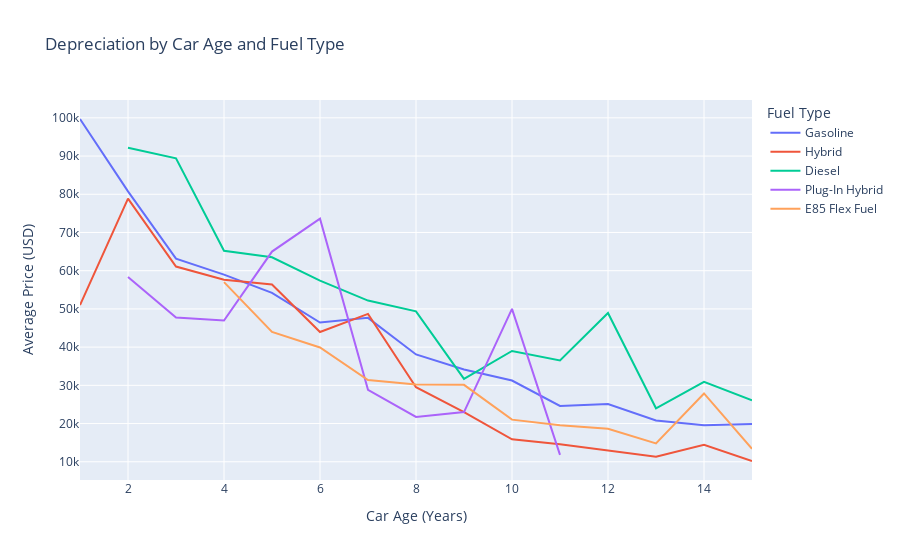

This figure's notebook cell:
### Markdown cell above
### 📊 Depreciation Trends by Fuel Type

### Code cell
# ✅ Map fuel_type numeric codes to actual labels
fuel_map = {
    0: "Diesel",
    1: "E85 Flex Fuel",
    2: "Gasoline",
    3: "Hybrid",
    4: "Plug-In Hybrid"
}

# Create a new column for fuel type labels
df["fuel_type_name"] = df["fuel_type"].map(fuel_map)

# ✅ Group by car age and readable fuel type
depreciation_by_fuel = df.groupby(["car_age", "fuel_type_name"])["price"].mean().reset_index()

# ✅ Plot depreciation trend
fig = px.line(depreciation_by_fuel, x="car_age", y="price", color="fuel_type_name",
              title="Depreciation by Car Age and Fuel Type",
              labels={
                  "car_age": "Car Age (Years)",
                  "price": "Average Price (USD)",
                  "fuel_type_name": "Fuel Type"
              })

fig.update_layout(legend_title="Fuel Type")
fig.show()

### Figure 1 — Plotly figure (JSON) as saved in the notebook; plotly's stock layout.template omitted (floating-point values rounded to 4 significant figures)
{"data": [{"hovertemplate": "Fuel Type=Gasoline<br>Car Age (Years)=%{x}<br>Average Price (USD)=%{y}<extra></extra>", "legendgroup": "Gasoline", "line": {"color": "#636efa", "dash": "solid"}, "marker": {"symbol": "circle"}, "mode": "lines", "name": "Gasoline", "orientation": "v", "showlegend": true, "type": "scatter", "x": [1, 2, 3, 4, 5, 6, 7, 8, 9, 10, 11, 12, 13, 14, 15], "xaxis": "x", "y": [99700.0, 80750.0, 63150.0, 58980.0, 54200.0, 46420.0, 47660.0, 38090.0, 34140.0, 31260.0, 24600.0, 25100.0, 20800.0, 19540.0, 19870.0], "yaxis": "y"}, {"hovertemplate": "Fuel Type=Hybrid<br>Car Age (Years)=%{x}<br>Average Price (USD)=%{y}<extra></extra>", "legendgroup": "Hybrid", "line": {"color": "#EF553B", "dash": "solid"}, "marker": {"symbol": "circle"}, "mode": "lines", "name": "Hybrid", "orientation": "v", "showlegend": true, "type": "scatter", "x": [1, 2, 3, 4, 5, 6, 7, 8, 9, 10, 11, 12, 13, 14, 15], "xaxis": "x", "y": [50999, 78860.0, 61080.0, 57650.0, 56380.0, 43950.0, 48700.0, 29500.0, 23000.0, 15880.0, 14568, 12877, 11318, 14450.0, 10200], "yaxis": "y"}, {"hovertemplate": "Fuel Type=Diesel<br>Car Age (Years)=%{x}<br>Average Price (USD)=%{y}<extra></extra>", "legendgroup": "Diesel", "line": {"color": "#00cc96", "dash": "solid"}, "marker": {"symbol": "circle"}, "mode": "lines", "name": "Diesel", "orientation": "v", "showlegend": true, "type": "scatter", "x": [2, 3, 4, 5, 6, 7, 8, 9, 10, 11, 12, 13, 14, 15], "xaxis": "x", "y": [92160.0, 89410.0, 65200.0, 63500.0, 57410.0, 52180.0, 49370.0, 31670.0, 38990.0, 36500.0, 48950.0, 24000, 30900.0, 26095], "yaxis": "y"}, {"hovertemplate": "Fuel Type=Plug-In Hybrid<br>Car Age (Years)=%{x}<br>Average Price (USD)=%{y}<extra></extra>", "legendgroup": "Plug-In Hybrid", "line": {"color": "#ab63fa", "dash": "solid"}, "marker": {"symbol": "circle"}, "mode": "lines", "name": "Plug-In Hybrid", "orientation": "v", "showlegend": true, "type": "scatter", "x": [2, 3, 4, 5, 6, 7, 8, 9, 10, 11], "xaxis": "x", "y": [58379, 47770.0, 46950, 65000, 73610.0, 28810.0, 21736, 23000, 50000.0, 11800], "yaxis": "y"}, {"hovertemplate": "Fuel Type=E85 Flex Fuel<br>Car Age (Years)=%{x}<br>Average Price (USD)=%{y}<extra></extra>", "legendgroup": "E85 Flex Fuel", "line": {"color": "#FFA15A", "dash": "solid"}, "marker": {"symbol": "circle"}, "mode": "lines", "name": "E85 Flex Fuel", "orientation": "v", "showlegend": true, "type": "scatter", "x": [4, 5, 6, 7, 8, 9, 10, 11, 12, 13, 14, 15], "xaxis": "x", "y": [57000, 44000, 39910.0, 31410.0, 30230.0, 30130.0, 21020.0, 19560.0, 18610.0, 14820.0, 27870.0, 13370.0], "yaxis": "y"}], "layout": {"legend": {"title": {"text": "Fuel Type"}, "tracegroupgap": 0}, "title": {"text": "Depreciation by Car Age and Fuel Type"}, "xaxis": {"anchor": "y", "domain": [0, 1], "title": {"text": "Car Age (Years)"}}, "yaxis": {"anchor": "x", "domain": [0, 1], "title": {"text": "Average Price (USD)"}}}}
